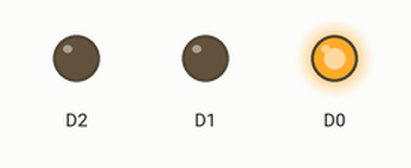
Recording of a sketch running on a simulated ESP8266 (NodeMCU). Shown: output pins drawn as LEDs (lit = HIGH).

Above: at 0.7 s.
At 21.6 s:
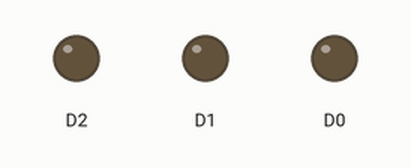
Timing chart, 0 to 29.6 s (numbered marks = the images above):
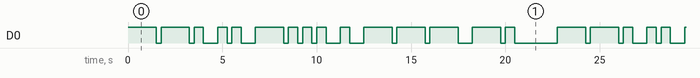

The sketch:

sketch_feb11a.ino
```cpp
void setup() {
  // put your setup code here, to run once:
  pinMode (D0, OUTPUT);
  pinMode (D1, OUTPUT);
  pinMode (D2, OUTPUT);
}

void loop() {
  // put your main code here, to run repeatedly:\
  //G
  digitalWrite(D0, HIGH);
  delay(1500);
  digitalWrite(D0, LOW);
  delay(250);
  digitalWrite(D0, HIGH);
  delay(1500);
  digitalWrite(D0, LOW);
  delay(250);
  digitalWrite(D0, HIGH);
  delay(500);
  digitalWrite(D0, LOW);
  delay(250);
  delay(500);
  //i
  digitalWrite(D0, HIGH);
  delay(500);
  digitalWrite(D0, LOW);
  delay(250);
  digitalWrite(D0, HIGH);
  delay(500);
  digitalWrite(D0, LOW);
  delay(250);
  delay(500);
  //d
  digitalWrite(D0, HIGH);
  delay(1500);
  digitalWrite(D0, LOW);
  delay(250);
  digitalWrite(D0, HIGH);
  delay(500);
  digitalWrite(D0, LOW);
  delay(250);
  digitalWrite(D0, HIGH);
  delay(500);
  digitalWrite(D0, LOW);
  delay(250);
  digitalWrite(D0, HIGH);
  delay(500);
  digitalWrite(D0, LOW);
  delay(250);
  delay(500);
  //e
  digitalWrite(D0, HIGH);
  delay(500);
  digitalWrite(D0, LOW);
  delay(250);
  delay(500);
  //o
  digitalWrite(D0, HIGH);
  delay(1500);
  digitalWrite(D0, LOW);
  delay(250);
  digitalWrite(D0, HIGH);
  delay(1500);
  digitalWrite(D0, LOW);
  delay(250);
  digitalWrite(D0, HIGH);
  delay(1500);
  digitalWrite(D0, LOW);
  delay(250);
  delay(500);
  //n
  digitalWrite(D0, HIGH);
  delay(1500);
  digitalWrite(D0, LOW);
  delay(250);
  digitalWrite(D0, HIGH);
  delay(500);
  digitalWrite(D0, LOW);
  delay(250);
  delay(2000);
}
```

Measured:
- by itself, D0: moves between LOW and HIGH, repeating every 22.8 s
- by itself, everything shown: repeats every 22.8 s, in 30 steps
